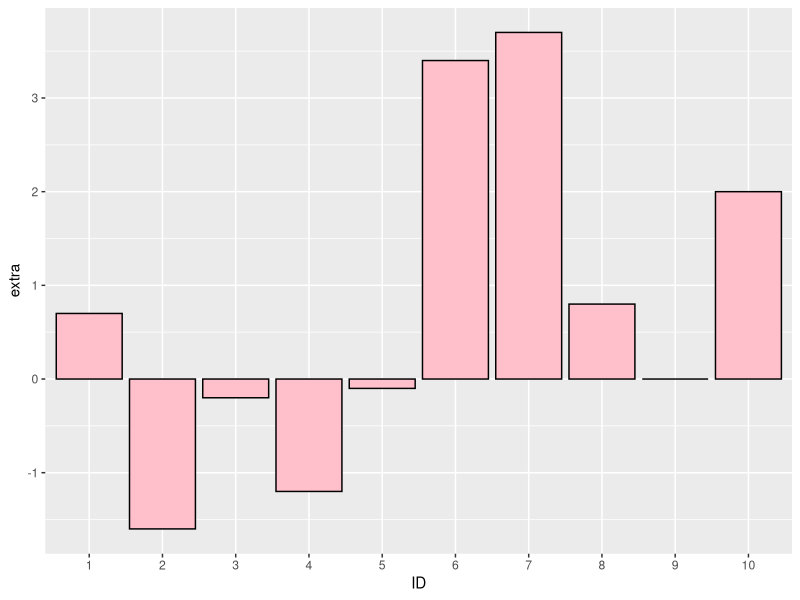
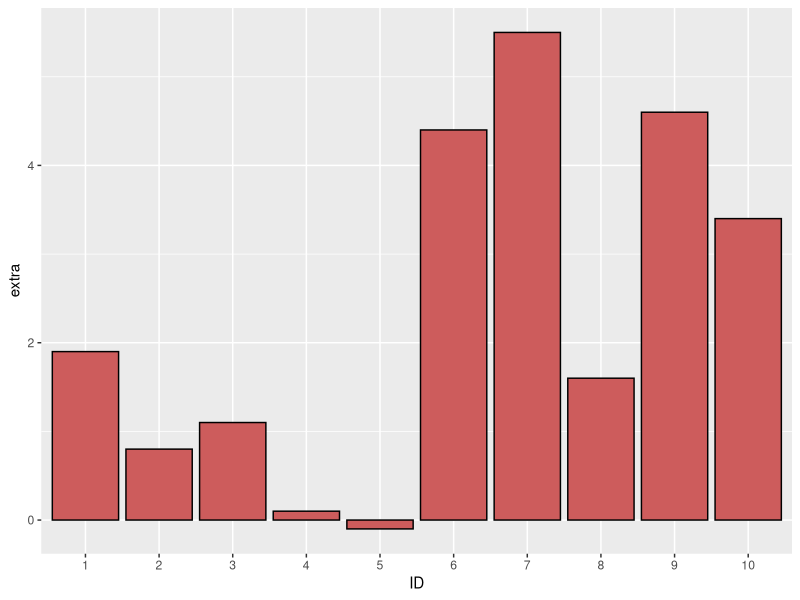
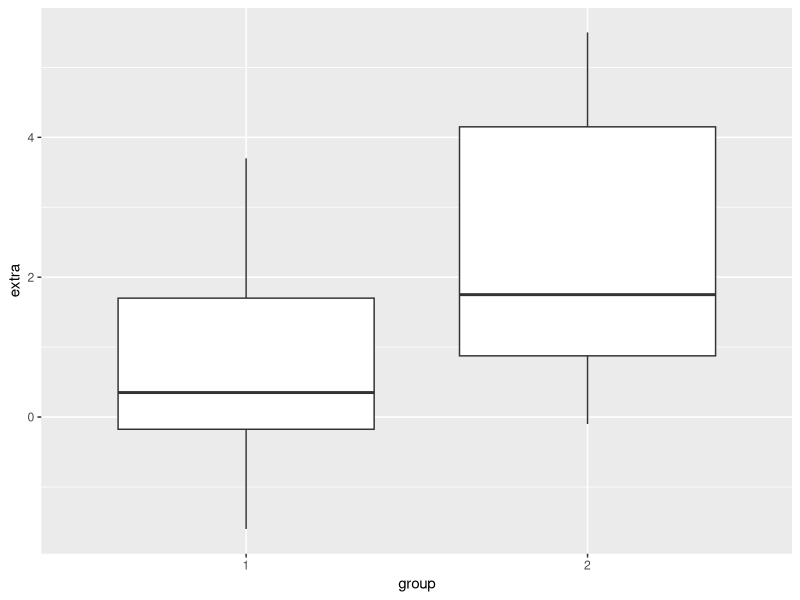
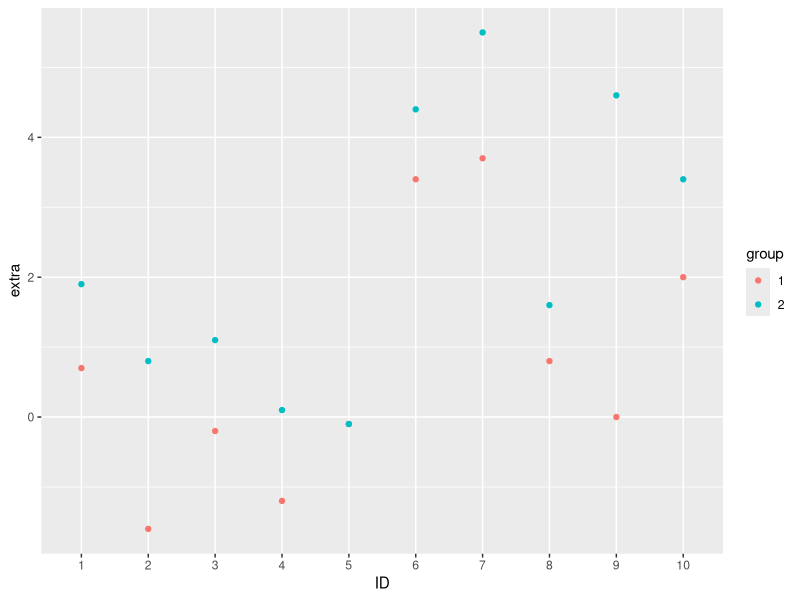
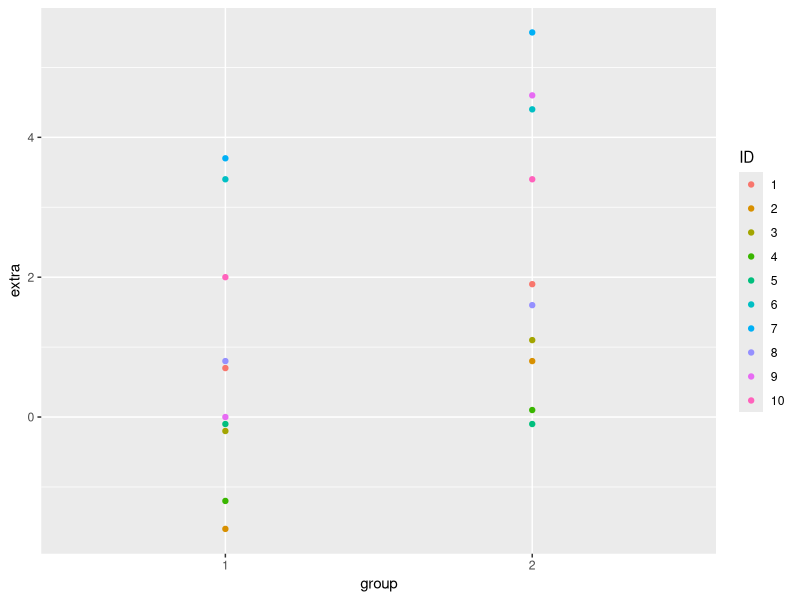
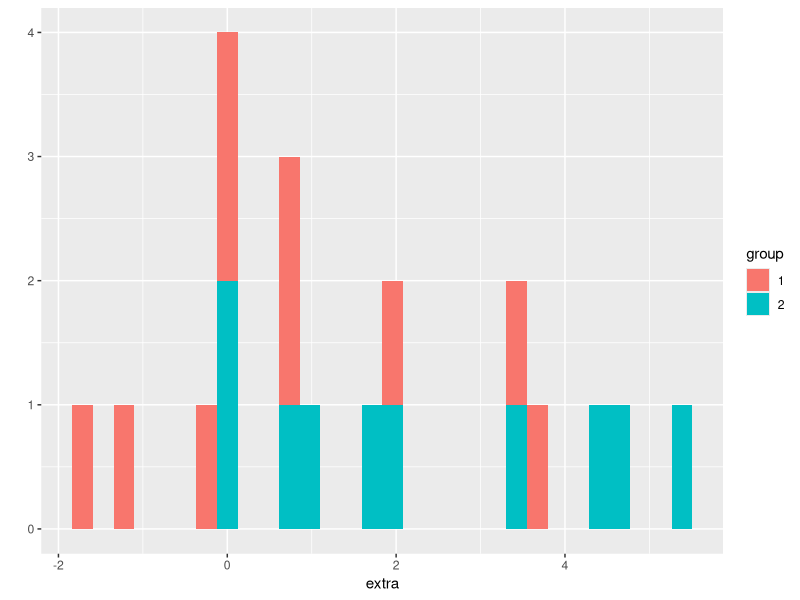
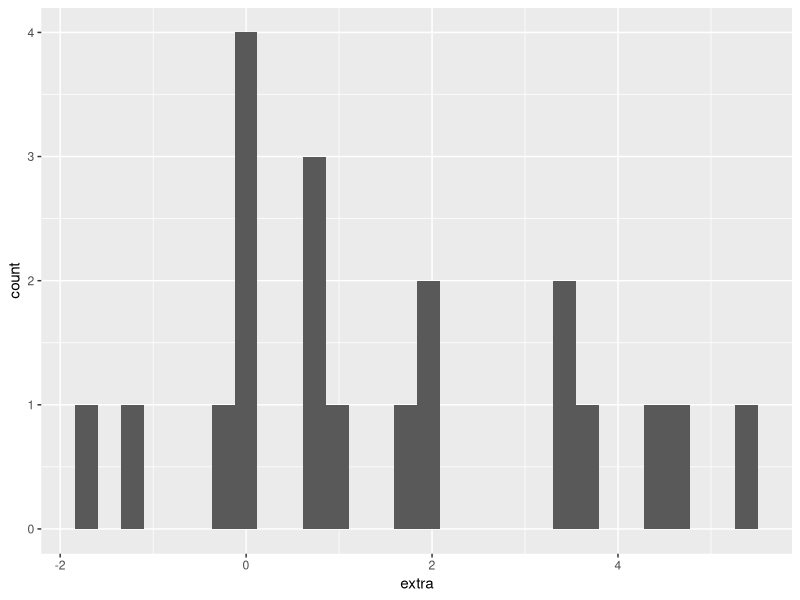
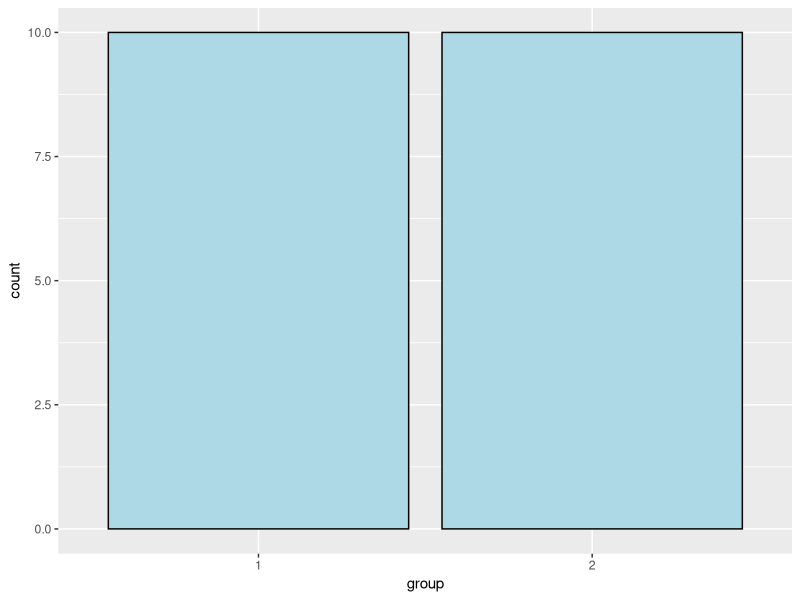

R code for these plots, in order:
## ---- chunk 1
knitr::opts_chunk$set(echo = TRUE)
## ---- chunk 2
library(ggplot2)
s1 <- sleep[1:10, 1:3]
ggplot(s1, aes(x = ID , y = extra)) + geom_col(fill = "pink", color = "black")
s2 <- sleep[11:20, 1:3]
ggplot(s2, aes(x = ID , y = extra)) + geom_col(fill = "indianred", color = "black")
## ---- chunk 3
library(ggplot2)
ggplot(sleep, aes(x = group, y = extra)) + geom_boxplot()
## ---- chunk 4
ggplot(sleep, aes(x = ID , y = extra, color = group)) + geom_point()
## ---- chunk 5
library(ggplot2)
ggplot(sleep, aes(x = group , y = extra, color = ID)) + geom_point()
## ---- chunk 6
qplot(extra, data = sleep, fill = group)
## ---- chunk 7
ggplot(sleep, aes(x = extra)) + geom_histogram()
## ---- chunk 8
library(ggplot2)
ggplot(sleep, aes(x = group)) +
geom_bar(fill = "lightblue", colour = "black")
